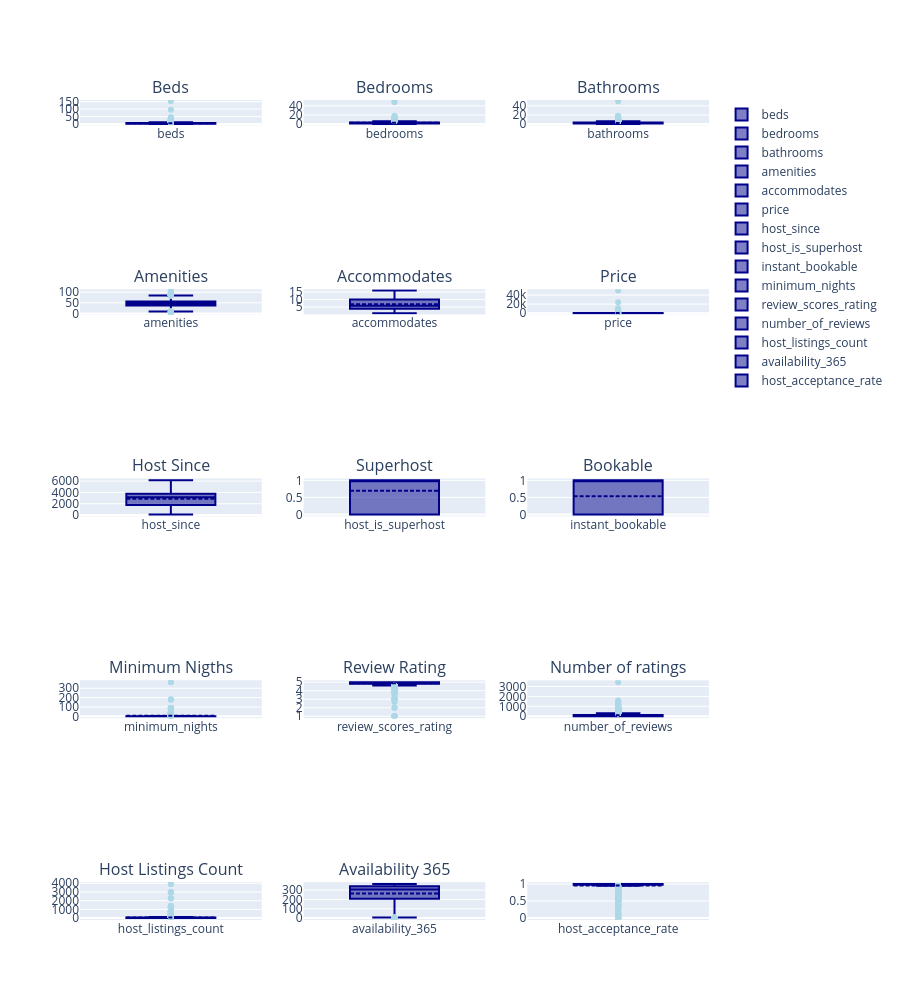

Here is the notebook cell this chart was saved with:
### Markdown cell above
### Boxplot

### Code cell
titles = ['Beds', 'Bedrooms', 'Bathrooms',
          'Amenities', 'Accommodates', 'Price',
          'Host Since', 'Superhost', 'Bookable',
          'Minimum Nigths', 'Review Rating', 'Number of ratings',
          'Host Listings Count', 'Availability 365'
         ]
fig_box = view.make_subplots(5, 3, 
    subplot_titles=titles,
    row_heights=[0.02, 0.02, 0.03, 0.03, 0.03],
    vertical_spacing=0.2)

beds = view.beds.box(show=False), (1, 1)
bedr = view.bedrooms.box(show=False), (1, 2)
bath = view.bathrooms.box(show=False), (1, 3)
amm = view.amenities.box(show=False), (2, 1)
acc = view.accommodates.box(show=False), (2, 2)
prc = view.price.box(show=False), (2, 3)
hs = view.host_since.box(show=False), (3, 1)
sup = view.host_is_superhost.box(show=False), (3, 2)
book = view.instant_bookable.box(show=False), (3, 3)
mn = view.minimum_nights.box(show=False), (4, 1)
rr = view.review_scores_rating.box(show=False), (4, 2)
nr = view.number_of_reviews.box(show=False), (4, 3)
hlc = view.host_listings_count.box(show=False), (5, 1)
av = view.availability_365.box(show=False), (5, 2)
ar = view.host_acceptance_rate.box(show=False), (5, 3)

boxplots = [beds, bedr, bath, amm, acc, prc, hs, sup ,book, mn, rr, nr, hlc, av, ar]
for trace, pos in boxplots:
    fig_box.add_trace(trace, *pos)
fig_box.update_layout(height=1000)
fig_box

### Figure 1 — Plotly figure (JSON) as saved in the notebook; plotly's stock layout.template omitted (floating-point values rounded to 4 significant figures; data arrays with more than 128 entries replaced by an {"elided": "..."} marker saying what was removed)
{"data": [{"boxmean": true, "line": {"color": "darkblue"}, "marker": {"color": "lightblue"}, "name": "beds", "pointpos": 0, "type": "box", "xaxis": "x", "y": {"elided": "6634 float values"}, "yaxis": "y"}, {"boxmean": true, "line": {"color": "darkblue"}, "marker": {"color": "lightblue"}, "name": "bedrooms", "pointpos": 0, "type": "box", "xaxis": "x2", "y": {"elided": "6634 float values"}, "yaxis": "y2"}, {"boxmean": true, "line": {"color": "darkblue"}, "marker": {"color": "lightblue"}, "name": "bathrooms", "pointpos": 0, "type": "box", "xaxis": "x3", "y": {"elided": "6634 float values"}, "yaxis": "y3"}, {"boxmean": true, "line": {"color": "darkblue"}, "marker": {"color": "lightblue"}, "name": "amenities", "pointpos": 0, "type": "box", "xaxis": "x4", "y": {"elided": "6634 int values"}, "yaxis": "y4"}, {"boxmean": true, "line": {"color": "darkblue"}, "marker": {"color": "lightblue"}, "name": "accommodates", "pointpos": 0, "type": "box", "xaxis": "x5", "y": {"elided": "6634 int values"}, "yaxis": "y5"}, {"boxmean": true, "line": {"color": "darkblue"}, "marker": {"color": "lightblue"}, "name": "price", "pointpos": 0, "type": "box", "xaxis": "x6", "y": {"elided": "6634 float values"}, "yaxis": "y6"}, {"boxmean": true, "line": {"color": "darkblue"}, "marker": {"color": "lightblue"}, "name": "host_since", "pointpos": 0, "type": "box", "xaxis": "x7", "y": {"elided": "6634 float values"}, "yaxis": "y7"}, {"boxmean": true, "line": {"color": "darkblue"}, "marker": {"color": "lightblue"}, "name": "host_is_superhost", "pointpos": 0, "type": "box", "xaxis": "x8", "y": {"elided": "6634 float values"}, "yaxis": "y8"}, {"boxmean": true, "line": {"color": "darkblue"}, "marker": {"color": "lightblue"}, "name": "instant_bookable", "pointpos": 0, "type": "box", "xaxis": "x9", "y": {"elided": "6634 int values"}, "yaxis": "y9"}, {"boxmean": true, "line": {"color": "darkblue"}, "marker": {"color": "lightblue"}, "name": "minimum_nights", "pointpos": 0, "type": "box", "xaxis": "x10", "y": {"elided": "6634 int values"}, "yaxis": "y10"}, {"boxmean": true, "line": {"color": "darkblue"}, "marker": {"color": "lightblue"}, "name": "review_scores_rating", "pointpos": 0, "type": "box", "xaxis": "x11", "y": {"elided": "6634 float values"}, "yaxis": "y11"}, {"boxmean": true, "line": {"color": "darkblue"}, "marker": {"color": "lightblue"}, "name": "number_of_reviews", "pointpos": 0, "type": "box", "xaxis": "x12", "y": {"elided": "6634 int values"}, "yaxis": "y12"}, {"boxmean": true, "line": {"color": "darkblue"}, "marker": {"color": "lightblue"}, "name": "host_listings_count", "pointpos": 0, "type": "box", "xaxis": "x13", "y": {"elided": "6634 float values"}, "yaxis": "y13"}, {"boxmean": true, "line": {"color": "darkblue"}, "marker": {"color": "lightblue"}, "name": "availability_365", "pointpos": 0, "type": "box", "xaxis": "x14", "y": {"elided": "6634 int values"}, "yaxis": "y14"}, {"boxmean": true, "line": {"color": "darkblue"}, "marker": {"color": "lightblue"}, "name": "host_acceptance_rate", "pointpos": 0, "type": "box", "xaxis": "x15", "y": {"elided": "6634 float values"}, "yaxis": "y15"}], "layout": {"annotations": [{"font": {"size": 16}, "showarrow": false, "text": "Beds", "x": 0.1444, "xanchor": "center", "xref": "paper", "y": 1, "yanchor": "bottom", "yref": "paper"}, {"font": {"size": 16}, "showarrow": false, "text": "Bedrooms", "x": 0.5, "xanchor": "center", "xref": "paper", "y": 1, "yanchor": "bottom", "yref": "paper"}, {"font": {"size": 16}, "showarrow": false, "text": "Bathrooms", "x": 0.8556, "xanchor": "center", "xref": "paper", "y": 1, "yanchor": "bottom", "yref": "paper"}, {"font": {"size": 16}, "showarrow": false, "text": "Amenities", "x": 0.1444, "xanchor": "center", "xref": "paper", "y": 0.7692, "yanchor": "bottom", "yref": "paper"}, {"font": {"size": 16}, "showarrow": false, "text": "Accommodates", "x": 0.5, "xanchor": "center", "xref": "paper", "y": 0.7692, "yanchor": "bottom", "yref": "paper"}, {"font": {"size": 16}, "showarrow": false, "text": "Price", "x": 0.8556, "xanchor": "center", "xref": "paper", "y": 0.7692, "yanchor": "bottom", "yref": "paper"}, {"font": {"size": 16}, "showarrow": false, "text": "Host Since", "x": 0.1444, "xanchor": "center", "xref": "paper", "y": 0.5385, "yanchor": "bottom", "yref": "paper"}, {"font": {"size": 16}, "showarrow": false, "text": "Superhost", "x": 0.5, "xanchor": "center", "xref": "paper", "y": 0.5385, "yanchor": "bottom", "yref": "paper"}, {"font": {"size": 16}, "showarrow": false, "text": "Bookable", "x": 0.8556, "xanchor": "center", "xref": "paper", "y": 0.5385, "yanchor": "bottom", "yref": "paper"}, {"font": {"size": 16}, "showarrow": false, "text": "Minimum Nigths", "x": 0.1444, "xanchor": "center", "xref": "paper", "y": 0.2923, "yanchor": "bottom", "yref": "paper"}, {"font": {"size": 16}, "showarrow": false, "text": "Review Rating", "x": 0.5, "xanchor": "center", "xref": "paper", "y": 0.2923, "yanchor": "bottom", "yref": "paper"}, {"font": {"size": 16}, "showarrow": false, "text": "Number of ratings", "x": 0.8556, "xanchor": "center", "xref": "paper", "y": 0.2923, "yanchor": "bottom", "yref": "paper"}, {"font": {"size": 16}, "showarrow": false, "text": "Host Listings Count", "x": 0.1444, "xanchor": "center", "xref": "paper", "y": 0.04615, "yanchor": "bottom", "yref": "paper"}, {"font": {"size": 16}, "showarrow": false, "text": "Availability 365", "x": 0.5, "xanchor": "center", "xref": "paper", "y": 0.04615, "yanchor": "bottom", "yref": "paper"}], "height": 1000, "xaxis": {"anchor": "y", "domain": [0, 0.2889]}, "xaxis10": {"anchor": "y10", "domain": [0, 0.2889]}, "xaxis11": {"anchor": "y11", "domain": [0.3556, 0.6444]}, "xaxis12": {"anchor": "y12", "domain": [0.7111, 1]}, "xaxis13": {"anchor": "y13", "domain": [0, 0.2889]}, "xaxis14": {"anchor": "y14", "domain": [0.3556, 0.6444]}, "xaxis15": {"anchor": "y15", "domain": [0.7111, 1]}, "xaxis2": {"anchor": "y2", "domain": [0.3556, 0.6444]}, "xaxis3": {"anchor": "y3", "domain": [0.7111, 1]}, "xaxis4": {"anchor": "y4", "domain": [0, 0.2889]}, "xaxis5": {"anchor": "y5", "domain": [0.3556, 0.6444]}, "xaxis6": {"anchor": "y6", "domain": [0.7111, 1]}, "xaxis7": {"anchor": "y7", "domain": [0, 0.2889]}, "xaxis8": {"anchor": "y8", "domain": [0.3556, 0.6444]}, "xaxis9": {"anchor": "y9", "domain": [0.7111, 1]}, "yaxis": {"anchor": "x", "domain": [0.9692, 1]}, "yaxis10": {"anchor": "x10", "domain": [0.2462, 0.2923]}, "yaxis11": {"anchor": "x11", "domain": [0.2462, 0.2923]}, "yaxis12": {"anchor": "x12", "domain": [0.2462, 0.2923]}, "yaxis13": {"anchor": "x13", "domain": [0, 0.04615]}, "yaxis14": {"anchor": "x14", "domain": [0, 0.04615]}, "yaxis15": {"anchor": "x15", "domain": [0, 0.04615]}, "yaxis2": {"anchor": "x2", "domain": [0.9692, 1]}, "yaxis3": {"anchor": "x3", "domain": [0.9692, 1]}, "yaxis4": {"anchor": "x4", "domain": [0.7385, 0.7692]}, "yaxis5": {"anchor": "x5", "domain": [0.7385, 0.7692]}, "yaxis6": {"anchor": "x6", "domain": [0.7385, 0.7692]}, "yaxis7": {"anchor": "x7", "domain": [0.4923, 0.5385]}, "yaxis8": {"anchor": "x8", "domain": [0.4923, 0.5385]}, "yaxis9": {"anchor": "x9", "domain": [0.4923, 0.5385]}}}
